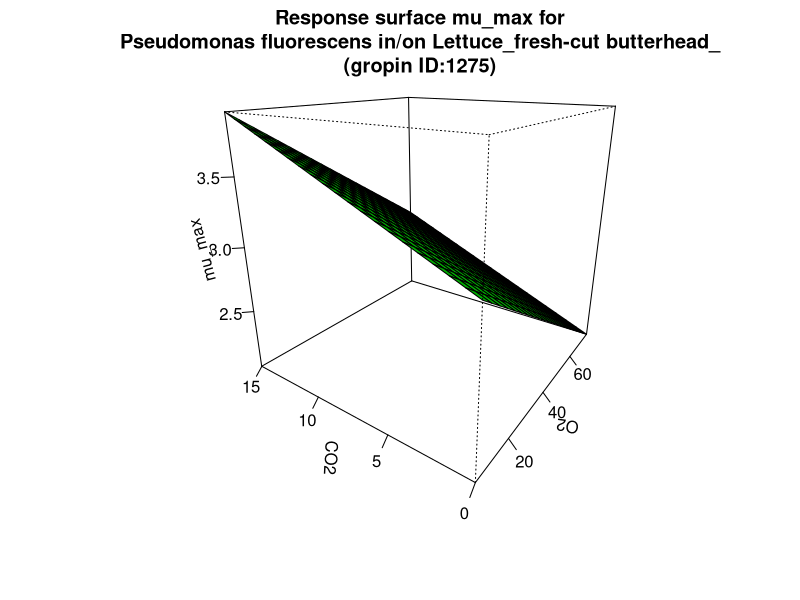

Write R code to recreate this figure.
#############################
# start of Parameter script
#############################
O2 <- seq(4.995004995005,75.075,length.out=21)
CO2 <- seq(0,15.015,length.out=21)
#############################
# end of Parameter script
#############################
############################# 
# start of Model script Gropin ID 1275 
#############################
 
# constant coefficients for this model
 
variables <- data.frame(O2,CO2)
argumentsPar <- expand.grid(variables)
 
# heart of the model
response_surface <- function(O2,CO2) {
   mumax <-3.23-0.016*O2+0.051*CO2

return(mumax=mumax)
} 

# output parameters
mumax <- cbind(argumentsPar,response_surface(argumentsPar['O2'],argumentsPar['CO2']))
colnames(mumax) <- c(colnames(argumentsPar),'mumax')
#############################
# End of Model script
#############################
############################# 
# start of Visualisation script Gropin ID 1275 
#############################
persp(O2,CO2,matrix(unlist(mumax$mumax),nrow=21),col = 'green',xlab='O2',ylab='CO2',zlab='mu_max',main='Response surface mu_max for
Pseudomonas fluorescens in/on Lettuce_fresh-cut butterhead_
(gropin ID:1275)',theta=305,phi=20,shade=0.25,ticktype = 'detailed')
#############################
# End of Visualisation script
#############################
